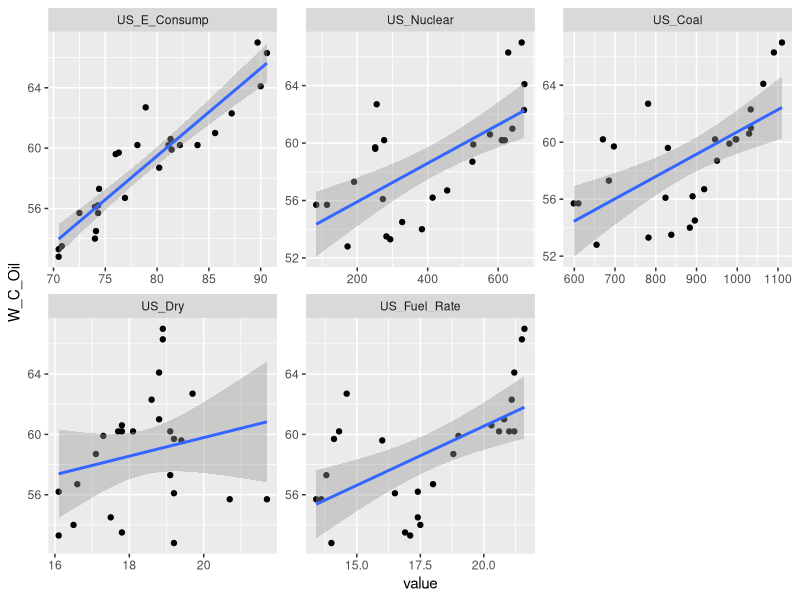
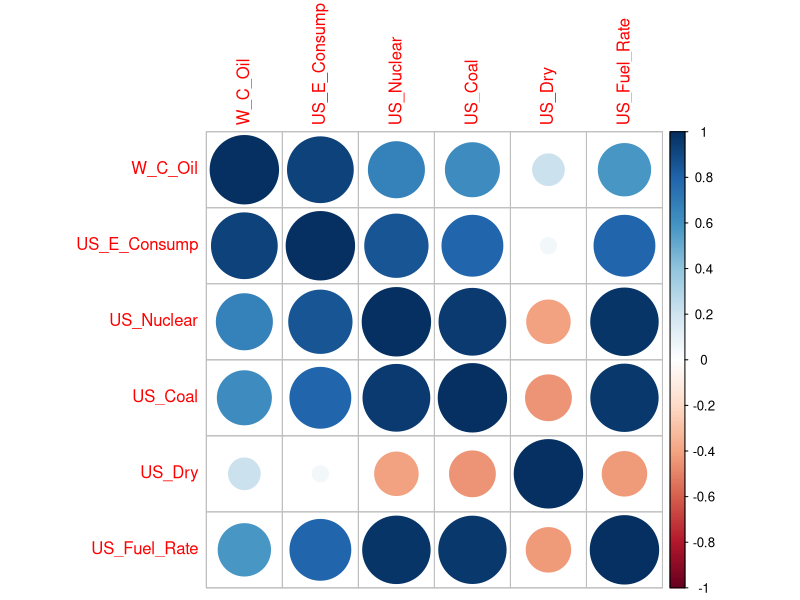
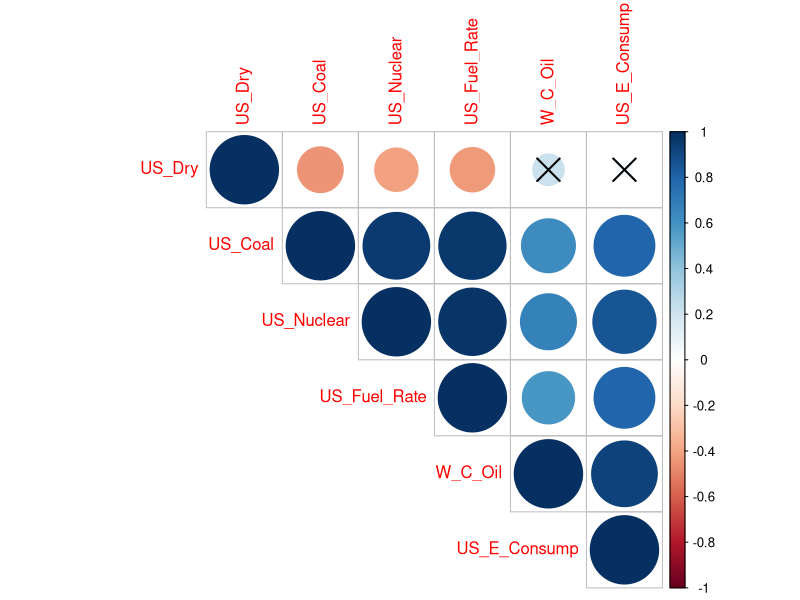

Generate these figures, in order, with R:
# importing libraries
library(corrplot)
library(ggplot2)
library(tidyverse)
library(reshape2)

#setup environment
setwd('C:/Users/600037209/Documents/Classes/Data')

#Develop a multiple regression model to predict the
#world production of crude oil

oildata = read.csv('Crude Oil Production MLR.csv')

names(oildata) = c('W_C_Oil','US_E_Consump','US_Nuclear','US_Coal','US_Dry','US_Fuel_Rate')


# How do I plot the one output variables against many predictors ?


oiltidy = melt(oildata, id = 'W_C_Oil')  


View(oiltidy)
names(oiltidy)
names(oiltidy) = c('W_C_Oil', 'predictors','value')

ggplot(oiltidy, aes(x=value, y=W_C_Oil)) +
  geom_point() +
  facet_wrap(~ predictors,  scales = 'free' ) +
  geom_smooth(method = 'glm')


# Checking the correlations


M = cor(oildata)
head(round(M,2))

corrplot(M, method = 'circle')

cor.mtest =function(mat) {
  mat = as.matrix(mat)
  n = ncol(mat)
  p.mat= matrix(NA, n, n)
  diag(p.mat) = 0
  
  for (i in 1:(n - 1)) {
    for (j in (i + 1):n) {
      # loopval =   paste('i=',i,'j=',j)
      # print(loopval)
      tmp = cor.test(mat[, i], mat[, j])
      p.mat[i, j] = p.mat[j, i] = tmp$p.value
    }
  }
  colnames(p.mat) = rownames(p.mat) = colnames(mat)
  p.mat
}
# matrix of the p-value of the correlation
p.mat=cor.mtest(oildata)
head(p.mat[, 1:4])

cor.test(oildata$W_C_Oil, oildata$US_E_Consump)
cor.test(oildata$W_C_Oil, oildata$US_Dry)



corrplot(M, type="upper", order="hclust", 
         p.mat = p.mat, sig.level = 0.05)

names(oildata)


oilLM_1_1 = lm(W_C_Oil ~ US_E_Consump+US_Nuclear+US_Coal+US_Dry+US_Fuel_Rate, data=oildata)
summary(oilLM_1_1)

oilLM_2_1 = lm(W_C_Oil ~ US_E_Consump+US_Nuclear+US_Coal+US_Fuel_Rate, data=oildata)
summary(oilLM_2_1)

oilLM_3_1 = lm(W_C_Oil ~ US_E_Consump+US_Coal+US_Fuel_Rate, data=oildata)
summary(oilLM_3_1)

oilLM_4_1 = lm(W_C_Oil ~ US_E_Consump+US_Fuel_Rate, data=oildata)
summary(oilLM_4_1)

AIC(oilLM_1_1)
AIC(oilLM_2_1)
AIC(oilLM_3_1)
AIC(oilLM_4_1)
